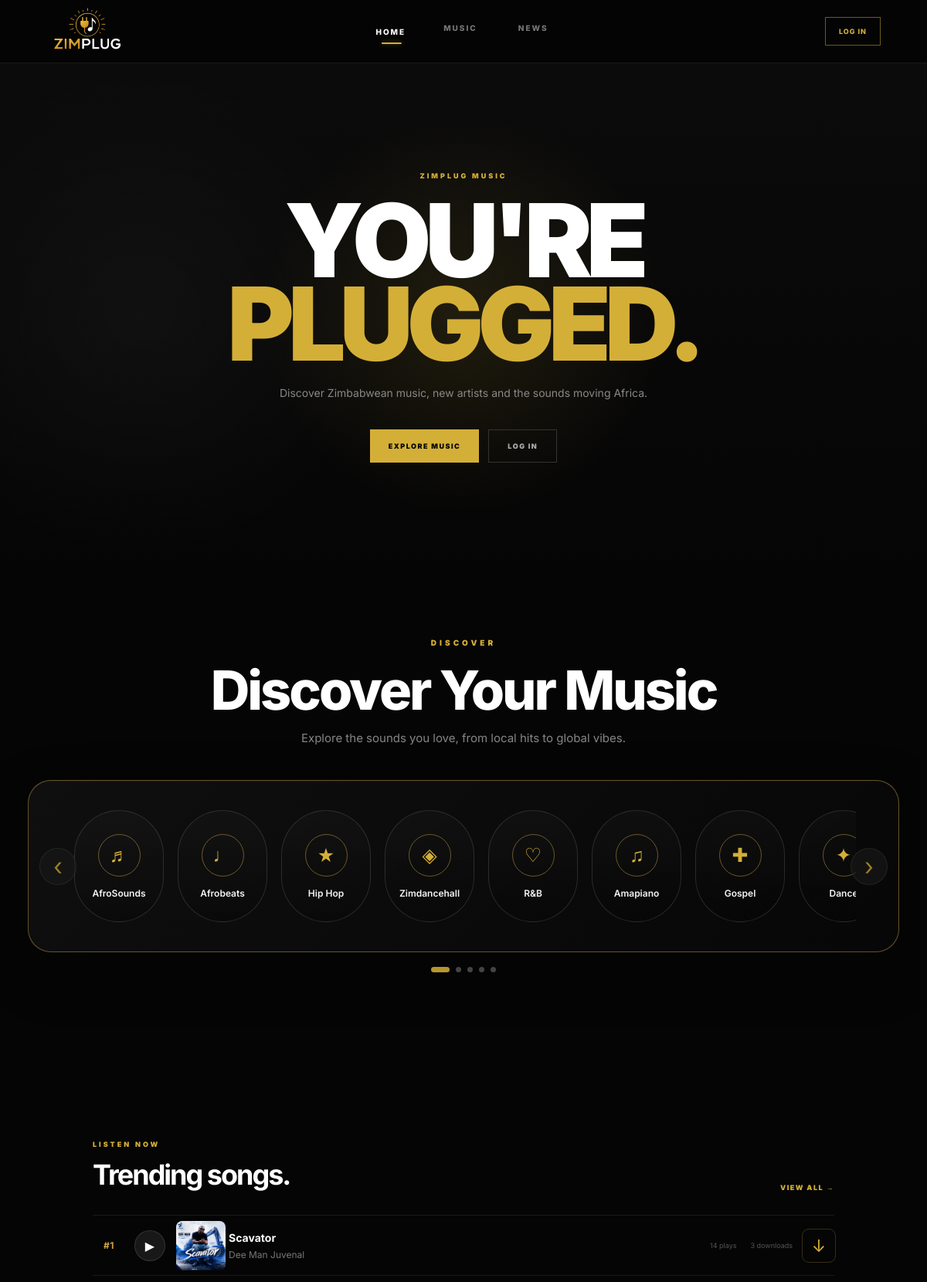
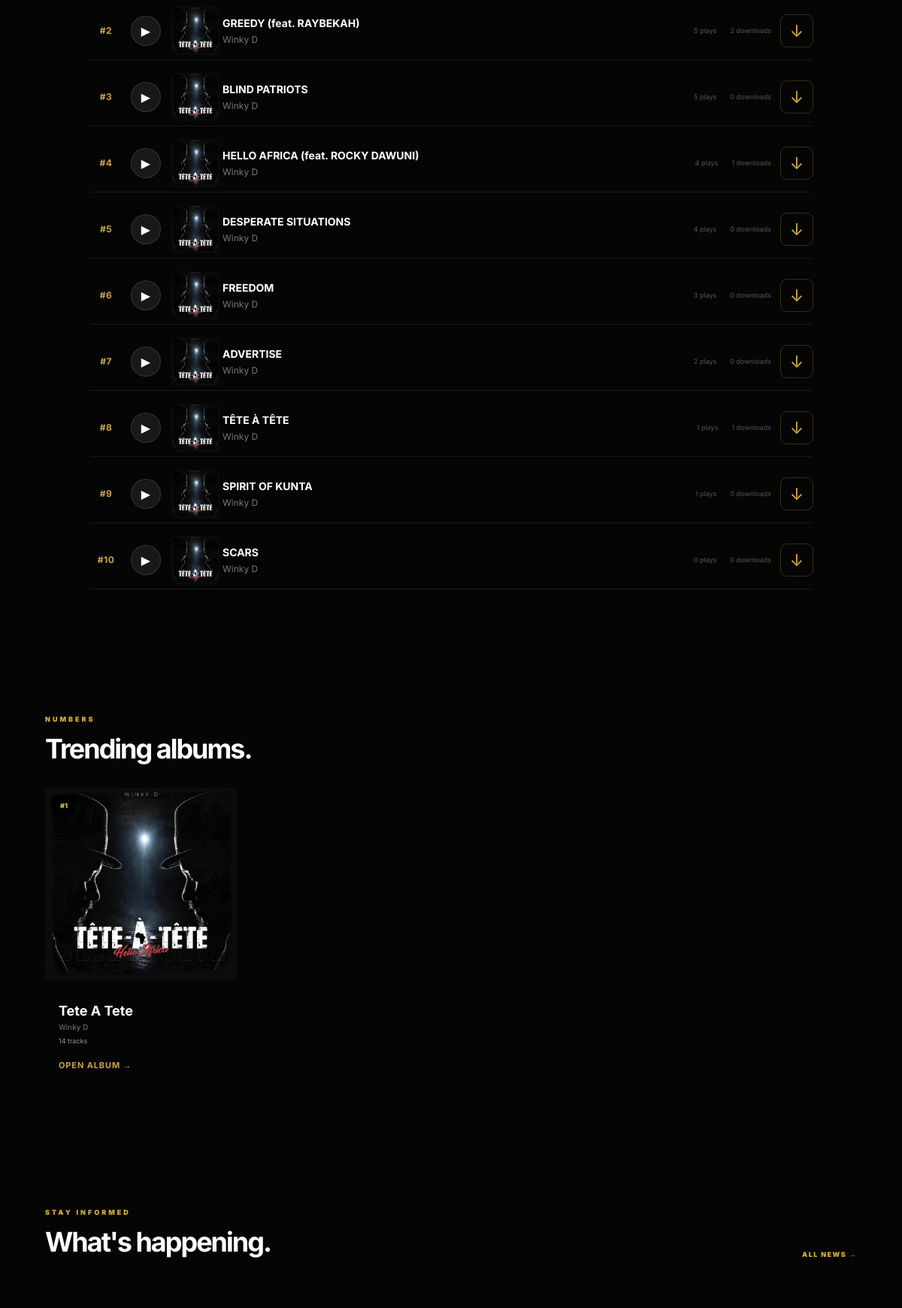
The page / (upper part) on the database its author committed (2 pictures, top to bottom).
### tables this page shows
CREATE TABLE songs (
            id INTEGER PRIMARY KEY AUTOINCREMENT,
            title TEXT NOT NULL,
            artist TEXT NOT NULL,
            genre TEXT DEFAULT 'Other',
            album TEXT DEFAULT '',
            cover TEXT DEFAULT '',
            audio TEXT NOT NULL,
            plays INTEGER DEFAULT 0,
            downloads INTEGER DEFAULT 0,
            created_at TIMESTAMP DEFAULT CURRENT_TIMESTAMP
        , album_id INTEGER, track_number INTEGER DEFAULT 0);

CREATE TABLE albums (
            id INTEGER PRIMARY KEY AUTOINCREMENT,
            title TEXT NOT NULL,
            artist TEXT NOT NULL,
            genre TEXT DEFAULT 'Other',
            cover TEXT DEFAULT '',
            created_at TIMESTAMP DEFAULT CURRENT_TIMESTAMP
        );

### app.py (the view)
@app.route("/")
def index():
    songs = get_trending_songs(10)
    albums = get_trending_albums(10)
    return render_template(
        "index.html",
        songs=songs,
        albums=albums
    )

### app.py (called while the page is built)
def db():
    connection = sqlite3.connect(DB_PATH)
    connection.row_factory = sqlite3.Row
    return connection

def get_trending_songs(limit=20):
    connection = db()
    songs = connection.execute("""
        SELECT *
        FROM songs
        ORDER BY plays DESC, downloads DESC, created_at DESC
        LIMIT ?
    """, (limit,)).fetchall()
    connection.close()
    return songs

### templates/index.html (shortened to what this page needs)
{% extends "base.html" %}
{% block content %}
<main>
<section class="hero">
    <div class="hero-inner">
        <span class="eyebrow">ZIMPLUG MUSIC</span>
        <h1>
            YOU'RE<br>
            <span>PLUGGED.</span>
        </h1>
        <p>
            Discover Zimbabwean music, new artists and the sounds
            moving Africa.
        </p>
        <div class="hero-actions">
            <a href="/music" class="gold-button">
                EXPLORE MUSIC
            </a>
            {% if session.get("user_id") %}
                <a href="/account" class="outline-button">
                    {{ session.get("user_name") }}
                </a>
            {% else %}
                <a href="/login" class="outline-button">
                    LOG IN
                </a>
            {% endif %}
        </div>
    </div>
</section>
<section class="genres-section zp-discover">
    <div class="zp-discover-heading">
        <span class="zp-discover-eyebrow">
            DISCOVER
        </span>
        <h2>Discover Your Music</h2>
        <p>
            Explore the sounds you love, from local hits to global vibes.
        </p>
    </div>
    <div class="zp-genre-slider">
        <button
            class="zp-genre-arrow zp-genre-prev"
            type="button"
            aria-label="Previous genres">
            ‹
        </button>
        <div class="zp-genres-track">
            {% set genres = [
                ("AfroSounds", "♬"),
                ("Afrobeats", "♩"),
                ("Hip Hop", "★"),
                ("Zimdancehall", "◈"),
                ("R&B", "♡"),
                ("Amapiano", "♫"),
                ("Gospel", "✚"),
                ("Dance", "✦"),
                ("Pop", "♪"),
                ("Soul", "◉"),
                ("Reggae", "◌")
            ] %}
            {% for genre, icon in genres %}
            <a
                href="/music?genre={{ genre|urlencode }}"
                class="zp-genre-card">
                <span class="zp-genre-icon">
                    {{ icon }}
                </span>
                <span class="zp-genre-name">
                    {{ genre }}
                </span>
            </a>
            {% endfor %}
        </div>
        <button
            class="zp-genre-arrow zp-genre-next"
            type="button"
            aria-label="Next genres">
            ›
        </button>
    </div>
<div class="zp-genre-dots" aria-label="Browse music genres">
    <button type="button" class="active" aria-label="Genre section 1"></button>
    <button type="button" aria-label="Genre section 2"></button>
    <button type="button" aria-label="Genre section 3"></button>
    <button type="button" aria-label="Genre section 4"></button>
    <button type="button" aria-label="Genre section 5"></button>
</div>
</section>
<section class="music-section">
    <div class="section-heading">
        <div>
            <span class="eyebrow">LISTEN NOW</span>
            <h2>Trending songs.</h2>
        </div>
        <a href="/music">VIEW ALL →</a>
    </div>
    <div class="song-list">
        {% if songs %}
            {% for song in songs %}
            <article class="song-row"
                     data-id="{{ song.id }}"
                     data-audio="{{ url_for('static', filename='music/' + song.audio) }}"
                     data-title="{{ song.title }}"
                     data-artist="{{ song.artist }}"
                     data-cover="{{ url_for('static', filename='images/' + song.cover) if song.cover else '' }}">
                <span class="song-rank">
                    #{{ loop.index }}
                </span>
                <button class="song-play">
                    ▶
                </button>
                <div class="song-cover">
                    {% if song.cover %}
                        <img src="{{ url_for('static', filename='images/' + song.cover) }}">
                    {% else %}
                        ♪
                    {% endif %}
                </div>
                <div class="song-details">
                    <strong>{{ song.title }}</strong>
                    <span>{{ song.artist }}</span>
                </div>
                <div class="song-meta">
                    <span>{{ song.plays }} plays</span>
                    <span>{{ song.downloads }} downloads</span>
                </div>
                <a href="/download/{{ song.id }}"
                   class="download-button">
                    ↓
                </a>
            </article>
            {% endfor %}
        {% else %}
            <div class="empty-state">
                <strong>No music uploaded yet.</strong>
                <span>New sounds are coming soon.</span>
            </div>
        {% endif %}
    </div>
</section>
<section class="albums-section">
    <div class="section-heading">
        <div>
            <span class="eyebrow">NUMBERS</span>
            <h2>Trending albums.</h2>
        </div>
    </div>
    <div class="album-grid">
        {% if albums %}
            {% for album in albums %}
            <a
                href="/album/{{ album.id }}"
                class="album-card album-card-link"
            >
                <div class="album-cover">
                    {% if album.cover %}
                        <img
                            src="{{ url_for('static', filename='images/' + album.cover) }}"
                            alt="{{ album.title }}"
                        >
                    {% else %}
                        <span>♪</span>
                    {% endif %}
                    <div class="album-rank">
                        #{{ loop.index }}
                    </div>
                </div>
                <div class="album-info">
                    <strong class="album-title">
                        {{ album.title }}
                    </strong>
                    <span class="album-artist">
                        {{ album.artist }}
                    </span>
                    <small class="album-count">
                        {{ album.track_count }} tracks
                    </small>
                </div>
                <div class="album-open">
                    OPEN ALBUM →
                </div>
            </a>
            {% endfor %}
        {% else %}
            <div class="empty-state">
                <strong>No albums uploaded yet.</strong>
                <span>New albums are coming soon.</span>
            </div>
        {% endif %}
    </div>
</section>
<section class="news-preview">
    <div class="section-heading">
        <div>
            <span class="eyebrow">STAY INFORMED</span>
            <h2>What's happening.</h2>
        </div>
        <a href="/news">ALL NEWS →</a>
    </div>
</section>
</main>
{% endblock %}

### rows shown on the page
songs: cover (picture), title "Scavator", artist "Dee Man Juvenal", plays "14", downloads "3"
songs: cover (picture), title "GREEDY (feat. RAYBEKAH)", artist "Winky D", plays "5", downloads "2"
songs: cover (picture), title "BLIND PATRIOTS", artist "Winky D", plays "5", downloads "0"
songs: cover (picture), title "HELLO AFRICA (feat. ROCKY DAWUNI)", artist "Winky D", plays "4", downloads "1"
songs: cover (picture), title "DESPERATE SITUATIONS", artist "Winky D", plays "4", downloads "0"
songs: cover (picture), title "FREEDOM", artist "Winky D", plays "3", downloads "0"
songs: cover (picture), title "ADVERTISE", artist "Winky D", plays "2", downloads "0"
songs: cover (picture), title "TÊTE À TÊTE", artist "Winky D", plays "1", downloads "1"
songs: cover (picture), title "SPIRIT OF KUNTA", artist "Winky D", plays "1", downloads "0"
songs: cover (picture), title "SCARS", artist "Winky D", plays "0", downloads "0"
albums: cover (picture), title "Tete A Tete", artist "Winky D", track_count "14"

### other values the page prints
{{ icon }} "♬" "♩" "★" "◈" "♡" "♫" "✚" "✦"
{{ genre }} "AfroSounds" "Afrobeats" "Hip Hop" "Zimdancehall" "R&B" "Amapiano" "Gospel"
